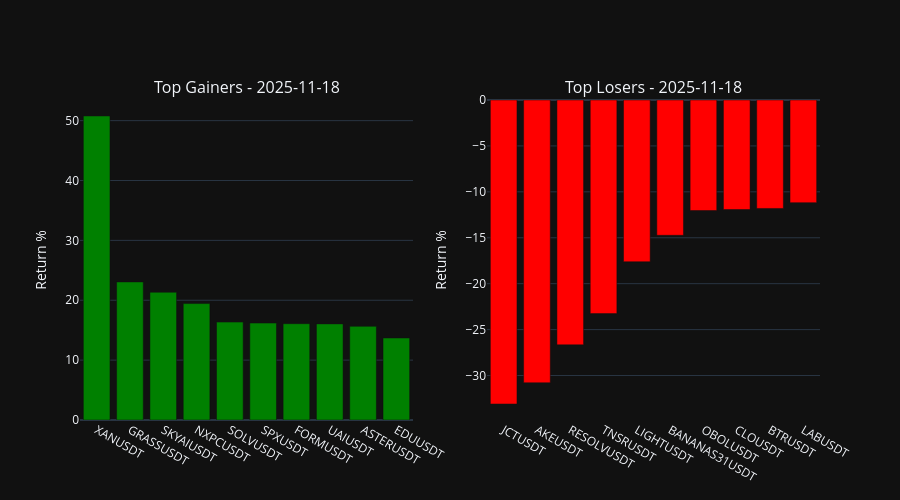
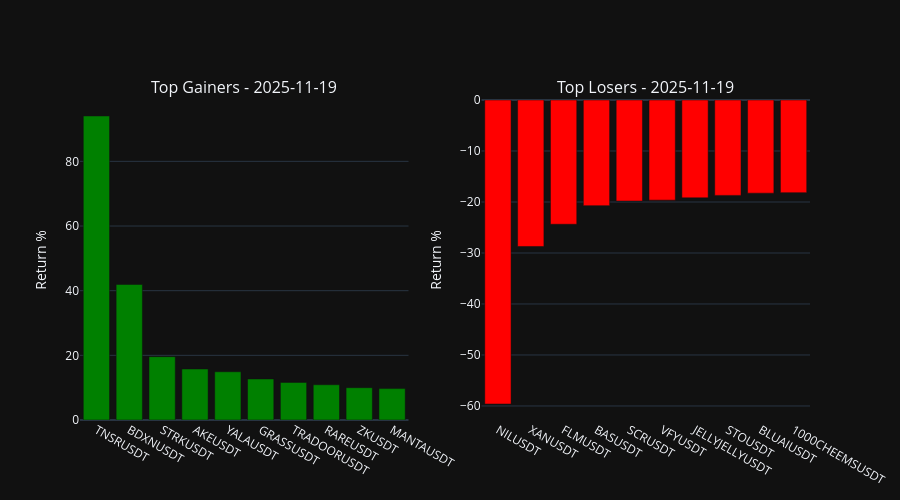
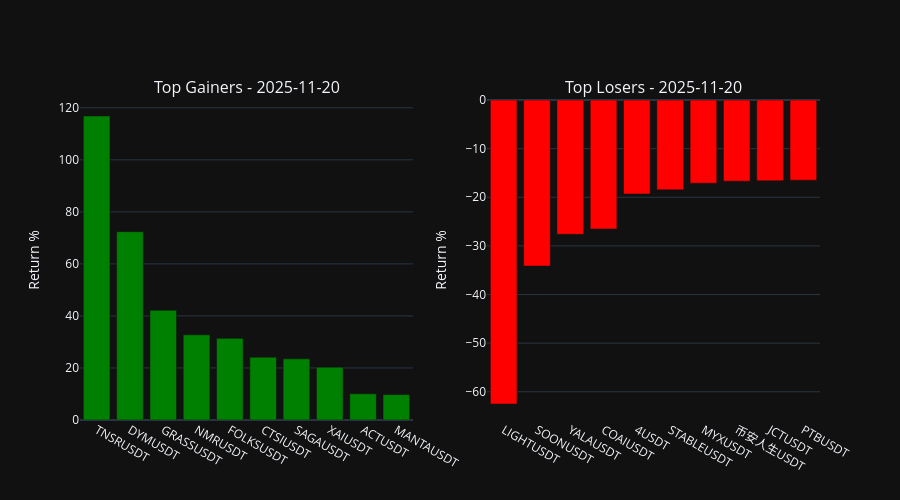
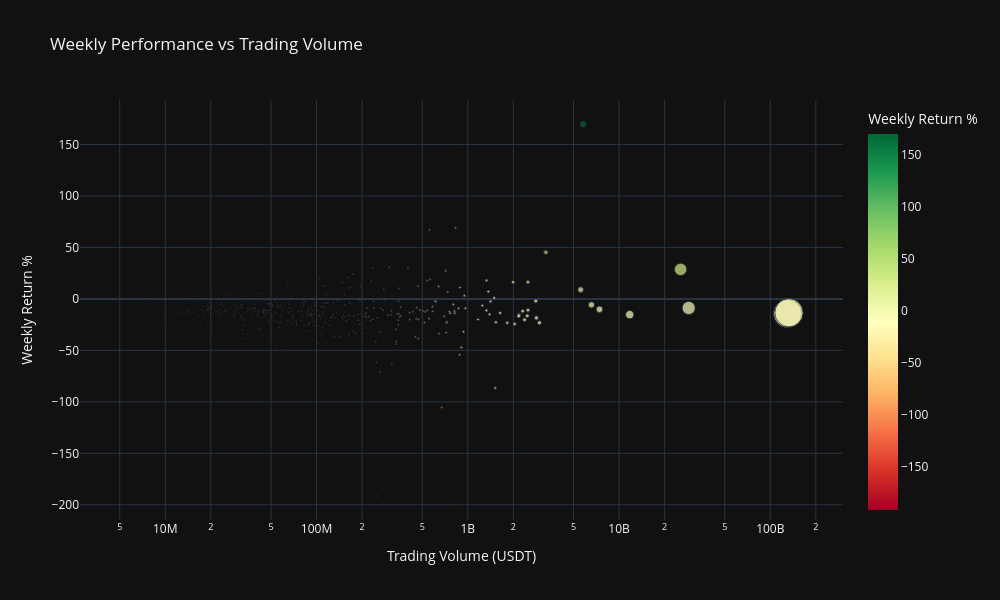

Notebook code for these charts, in order:
### Code cell
# 2. Top Movers Dashboard
def create_movers_figure(date):
    gainers = sorted(daily_metrics[date]['gainers'], key=lambda x: x[1], reverse=True)[:10]
    losers = sorted(daily_metrics[date]['losers'], key=lambda x: x[1])[:10]
    
    fig = make_subplots(rows=1, cols=2, subplot_titles=(f"Top Gainers - {date}", f"Top Losers - {date}"))
    
    fig.add_trace(go.Bar(
        x=[x[0] for x in gainers],
        y=[x[1] for x in gainers],
        marker_color='green',
        name='Gainers'
    ), row=1, col=1)
    
    fig.add_trace(go.Bar(
        x=[x[0] for x in losers],
        y=[x[1] for x in losers],
        marker_color='red',
        name='Losers'
    ), row=1, col=2)
    
    fig.update_layout(
        showlegend=False,
        height=500,
        template="plotly_dark",
        yaxis=dict(title="Return %"),
        yaxis2=dict(title="Return %")
    )
    
    return fig

# Display movers for each day
for date in date_list[-3:]:  # Show last 3 days for brevity
    create_movers_figure(date).show()


# 4. Weekly Performance Scatter Plot
weekly_df = pd.DataFrame({
    'Symbol': [x[0] for x in weekly_gainers],
    'Return': [x[1] for x in weekly_gainers],
    'Volume': [sum(volume_data.get(x[0], [0])) for x in weekly_gainers]
})

fig_scatter = px.scatter(
    weekly_df,
    x='Volume',
    y='Return',
    color='Return',
    size='Volume',
    hover_name='Symbol',
    log_x=True,
    title='Weekly Performance vs Trading Volume',
    labels={'Return': 'Weekly Return %', 'Volume': 'Trading Volume (USDT)'},
    color_continuous_scale='RdYlGn'
)

fig_scatter.update_layout(
    height=600,
    width=1000,
    template="plotly_dark",
    hovermode='closest'
)
fig_scatter.show()

# 5. Cumulative Returns Line Chart
top_symbols = [x[0] for x in weekly_gainers[:10]] + [x[0] for x in weekly_losers[:10]]

fig_lines = go.Figure()
for symbol in top_symbols:
    fig_lines.add_trace(go.Scatter(
        x=date_list,
        y=np.cumsum(returns_data.get(symbol, [0]*7)),
        name=symbol,
        mode='lines+markers'
    ))

fig_lines.update_layout(
    title='Cumulative Returns of Top Performers',
    yaxis=dict(title='Cumulative Return %'),
    xaxis=dict(title='Date'),
    height=600,
    width=1000,
    template="plotly_dark",
    hovermode='x unified'
)
fig_lines.show()

### Figure 1 — Plotly figure (JSON) as saved in the notebook; plotly's stock layout.template omitted (floating-point values rounded to 4 significant figures)
{"data": [{"marker": {"color": "green"}, "name": "Gainers", "type": "bar", "x": ["XANUSDT", "GRASSUSDT", "SKYAIUSDT", "NXPCUSDT", "SOLVUSDT", "SPXUSDT", "FORMUSDT", "UAIUSDT", "ASTERUSDT", "EDUUSDT"], "xaxis": "x", "y": [50.77, 23.06, 21.34, 19.45, 16.35, 16.19, 16.08, 16.05, 15.64, 13.69], "yaxis": "y"}, {"marker": {"color": "red"}, "name": "Losers", "type": "bar", "x": ["JCTUSDT", "AKEUSDT", "RESOLVUSDT", "TNSRUSDT", "LIGHTUSDT", "BANANAS31USDT", "OBOLUSDT", "CLOUSDT", "BTRUSDT", "LABUSDT"], "xaxis": "x2", "y": [-33.1, -30.79, -26.66, -23.26, -17.61, -14.73, -12.04, -11.93, -11.81, -11.18], "yaxis": "y2"}], "layout": {"annotations": [{"font": {"size": 16}, "showarrow": false, "text": "Top Gainers - 2025-11-18", "x": 0.225, "xanchor": "center", "xref": "paper", "y": 1, "yanchor": "bottom", "yref": "paper"}, {"font": {"size": 16}, "showarrow": false, "text": "Top Losers - 2025-11-18", "x": 0.775, "xanchor": "center", "xref": "paper", "y": 1, "yanchor": "bottom", "yref": "paper"}], "height": 500, "showlegend": false, "xaxis": {"anchor": "y", "domain": [0, 0.45]}, "xaxis2": {"anchor": "y2", "domain": [0.55, 1]}, "yaxis": {"anchor": "x", "domain": [0, 1], "title": {"text": "Return %"}}, "yaxis2": {"anchor": "x2", "domain": [0, 1], "title": {"text": "Return %"}}}}

### Figure 2 — Plotly figure (JSON) as saved in the notebook; plotly's stock layout.template omitted (floating-point values rounded to 4 significant figures)
{"data": [{"marker": {"color": "green"}, "name": "Gainers", "type": "bar", "x": ["TNSRUSDT", "BDXNUSDT", "STRKUSDT", "AKEUSDT", "YALAUSDT", "GRASSUSDT", "TRADOORUSDT", "RAREUSDT", "ZKUSDT", "MANTAUSDT"], "xaxis": "x", "y": [94.03, 41.93, 19.59, 15.77, 14.91, 12.69, 11.62, 10.9, 9.996, 9.713], "yaxis": "y"}, {"marker": {"color": "red"}, "name": "Losers", "type": "bar", "x": ["NILUSDT", "XANUSDT", "FLMUSDT", "BASUSDT", "SCRUSDT", "VFYUSDT", "JELLYJELLYUSDT", "STOUSDT", "BLUAIUSDT", "1000CHEEMSUSDT"], "xaxis": "x2", "y": [-59.61, -28.72, -24.36, -20.71, -19.82, -19.64, -19.18, -18.7, -18.27, -18.17], "yaxis": "y2"}], "layout": {"annotations": [{"font": {"size": 16}, "showarrow": false, "text": "Top Gainers - 2025-11-19", "x": 0.225, "xanchor": "center", "xref": "paper", "y": 1, "yanchor": "bottom", "yref": "paper"}, {"font": {"size": 16}, "showarrow": false, "text": "Top Losers - 2025-11-19", "x": 0.775, "xanchor": "center", "xref": "paper", "y": 1, "yanchor": "bottom", "yref": "paper"}], "height": 500, "showlegend": false, "xaxis": {"anchor": "y", "domain": [0, 0.45]}, "xaxis2": {"anchor": "y2", "domain": [0.55, 1]}, "yaxis": {"anchor": "x", "domain": [0, 1], "title": {"text": "Return %"}}, "yaxis2": {"anchor": "x2", "domain": [0, 1], "title": {"text": "Return %"}}}}

### Figure 3 — Plotly figure (JSON) as saved in the notebook; plotly's stock layout.template omitted (floating-point values rounded to 4 significant figures)
{"data": [{"marker": {"color": "green"}, "name": "Gainers", "type": "bar", "x": ["TNSRUSDT", "DYMUSDT", "GRASSUSDT", "NMRUSDT", "FOLKSUSDT", "CTSIUSDT", "SAGAUSDT", "XAIUSDT", "ACTUSDT", "MANTAUSDT"], "xaxis": "x", "y": [116.8, 72.37, 42.16, 32.73, 31.39, 24.13, 23.5, 20.3, 10.08, 9.756], "yaxis": "y"}, {"marker": {"color": "red"}, "name": "Losers", "type": "bar", "x": ["LIGHTUSDT", "SOONUSDT", "YALAUSDT", "COAIUSDT", "4USDT", "STABLEUSDT", "MYXUSDT", "币安人生USDT", "JCTUSDT", "PTBUSDT"], "xaxis": "x2", "y": [-62.51, -34.15, -27.61, -26.52, -19.33, -18.47, -17.1, -16.69, -16.61, -16.48], "yaxis": "y2"}], "layout": {"annotations": [{"font": {"size": 16}, "showarrow": false, "text": "Top Gainers - 2025-11-20", "x": 0.225, "xanchor": "center", "xref": "paper", "y": 1, "yanchor": "bottom", "yref": "paper"}, {"font": {"size": 16}, "showarrow": false, "text": "Top Losers - 2025-11-20", "x": 0.775, "xanchor": "center", "xref": "paper", "y": 1, "yanchor": "bottom", "yref": "paper"}], "height": 500, "showlegend": false, "xaxis": {"anchor": "y", "domain": [0, 0.45]}, "xaxis2": {"anchor": "y2", "domain": [0.55, 1]}, "yaxis": {"anchor": "x", "domain": [0, 1], "title": {"text": "Return %"}}, "yaxis2": {"anchor": "x2", "domain": [0, 1], "title": {"text": "Return %"}}}}

### Figure 4 — Plotly figure (JSON) as saved in the notebook; plotly's stock layout.template omitted (floating-point values rounded to 4 significant figures; data arrays with more than 128 entries replaced by an {"elided": "..."} marker saying what was removed)
{"data": [{"hovertemplate": "<b>%{hovertext}</b><br><br>Trading Volume (USDT)=%{marker.size}<br>Weekly Return %=%{marker.color}<extra></extra>", "hovertext": {"elided": "534 str values"}, "legendgroup": "", "marker": {"color": {"elided": "534 float values"}, "coloraxis": "coloraxis", "size": {"elided": "534 float values"}, "sizemode": "area", "sizeref": 332500000.0, "symbol": "circle"}, "mode": "markers", "name": "", "orientation": "v", "showlegend": false, "type": "scatter", "x": {"elided": "534 float values"}, "xaxis": "x", "y": {"elided": "534 float values"}, "yaxis": "y"}], "layout": {"coloraxis": {"colorbar": {"title": {"text": "Weekly Return %"}}, "colorscale": [[0, "rgb(165,0,38)"], [0.1, "rgb(215,48,39)"], [0.2, "rgb(244,109,67)"], [0.3, "rgb(253,174,97)"], [0.4, "rgb(254,224,139)"], [0.5, "rgb(255,255,191)"], [0.6, "rgb(217,239,139)"], [0.7, "rgb(166,217,106)"], [0.8, "rgb(102,189,99)"], [0.9, "rgb(26,152,80)"], [1, "rgb(0,104,55)"]]}, "height": 600, "hovermode": "closest", "legend": {"itemsizing": "constant", "tracegroupgap": 0}, "title": {"text": "Weekly Performance vs Trading Volume"}, "width": 1000, "xaxis": {"anchor": "y", "domain": [0, 1], "title": {"text": "Trading Volume (USDT)"}, "type": "log"}, "yaxis": {"anchor": "x", "domain": [0, 1], "title": {"text": "Weekly Return %"}}}}
